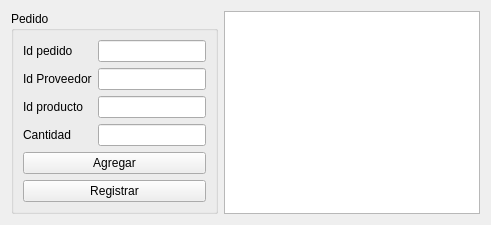
          <widget class="QWidget" name="tab_30">
           <attribute name="title">
            <string>Registrar</string>
           </attribute>
           <layout class="QGridLayout" name="gridLayout_31">
            <item row="0" column="0">
             <widget class="QGroupBox" name="groupBox_11">
              <property name="title">
               <string>Pedido</string>
              </property>
              <layout class="QGridLayout" name="gridLayout_27">
               <item row="4" column="1">
                <widget class="QLineEdit" name="cantidad_compras_reg_lineEdit">
                 <property name="maxLength">
                  <number>5</number>
                 </property>
                </widget>
               </item>
               <item row="1" column="0">
                <widget class="QLabel" name="label_41">
                 <property name="text">
                  <string>Id Proveedor</string>
                 </property>
                </widget>
               </item>
               <item row="3" column="0">
                <widget class="QLabel" name="label_48">
                 <property name="text">
                  <string>Id producto</string>
                 </property>
                </widget>
               </item>
               <item row="3" column="1">
                <widget class="QLineEdit" name="id_producto_pedido_detalle_reg_lineEdit"/>
               </item>
               <item row="0" column="0">
                <widget class="QLabel" name="label_57">
                 <property name="text">
                  <string>Id pedido</string>
                 </property>
                </widget>
               </item>
               <item row="6" column="0" colspan="2">
                <widget class="QPushButton" name="compras_registrar_pushButton">
                 <property name="text">
                  <string>Registrar</string>
                 </property>
                </widget>
               </item>
               <item row="1" column="1">
                <widget class="QLineEdit" name="idproveedor_compras_reg_lineEdit"/>
               </item>
               <item row="4" column="0">
                <widget class="QLabel" name="label_42">
                 <property name="text">
                  <string>Cantidad</string>
                 </property>
                </widget>
               </item>
               <item row="0" column="1">
                <widget class="QLineEdit" name="idpedido_compras_reg_lineEdit"/>
               </item>
               <item row="5" column="0" colspan="2">
                <widget class="QPushButton" name="compras_agregar_pushButton">
                 <property name="text">
                  <string>Agregar</string>
                 </property>
                </widget>
               </item>
              </layout>
             </widget>
            </item>
            <item row="0" column="1">
             <widget class="QTableWidget" name="tabla_pedidos_reg_general_most"/>
            </item>
           </layout>
          </widget>
